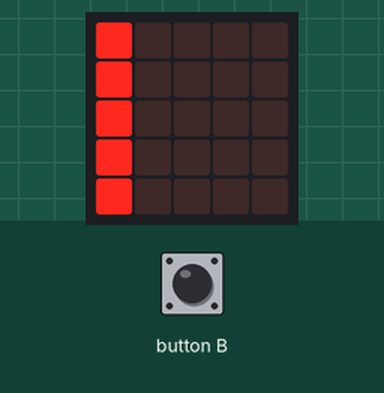
Bench run of a program on a simulated BBC micro:bit (MakeCode). Shown: the board's 5×5 LED display. Inputs (shaded band) come from the test bench.

Above: at 1.2 s.
1.3 s: button B pressed for 0.15 s
At 2.4 s:
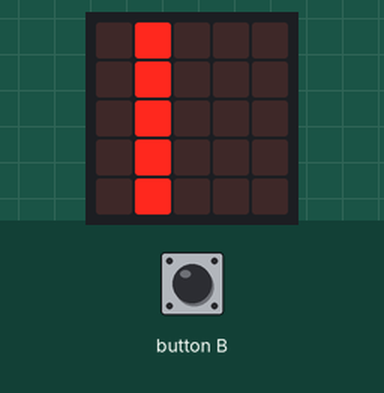
At 5.9 s:
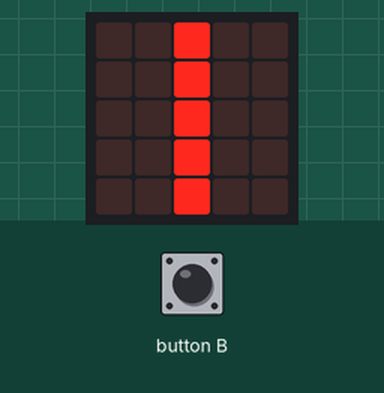
Timing chart, 0 to 7.4 s (numbered marks = the images above; inputs shaded):
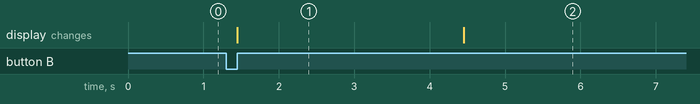

Measured:
- after the input at 1.3 s, the display: changes after 0.15 s (image 1)
- what the display in image 1 shows lasts 3.0 s, from 1.5 s to 4.5 s

The program:

main.ts
```typescript
let i: number;
let x = 0
let y = 0
let displej = 5
for (i = 0; i < displej; i++) {
    led.plot(x, y)
    y += 1
}
input.onButtonPressed(Button.B, function on_button_pressed_b() {

    while (true) {
        basic.clearScreen()
        x += 1
        for (let i = 0; i < displej; i++) {
            y += 1
            led.plot(x % 5, y % 5)
        }
        basic.pause(3000)
    }
})
```

test.ts
```typescript
// Tady jsou testy. Při použití tohoto balíčku jako rozšíření nebude zkompilováno.
```
